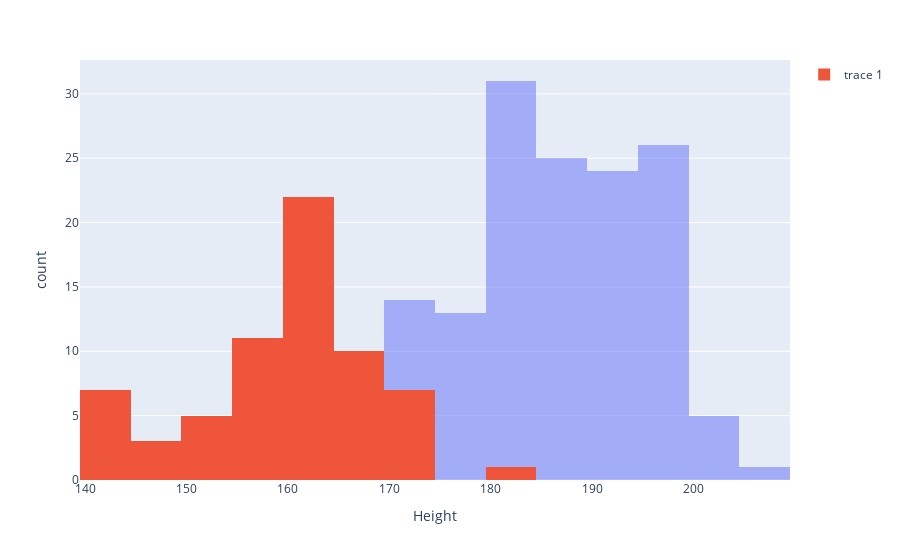

Notebook source saved alongside this figure:
### Code cell
import plotly.express as px

fig = px.histogram(mens_rowing, x = 'Height', nbins = 20, opacity = 0.5, barmode = 'overlay')
fig.add_histogram( x = mens_gymnastics['Height'])

fig.show()

### Figure 1 — Plotly figure (JSON) as saved in the notebook; plotly's stock layout.template omitted (floating-point values rounded to 4 significant figures; data arrays with more than 128 entries replaced by an {"elided": "..."} marker saying what was removed)
{"data": [{"alignmentgroup": "True", "bingroup": "x", "hovertemplate": "Height=%{x}<br>count=%{y}<extra></extra>", "legendgroup": "", "marker": {"color": "#636efa", "opacity": 0.5, "pattern": {"shape": ""}}, "name": "", "nbinsx": 20, "offsetgroup": "", "orientation": "v", "showlegend": false, "type": "histogram", "x": {"elided": "144 int values"}, "xaxis": "x", "yaxis": "y"}, {"type": "histogram", "x": [161, 161, 161, 165, 165, 143, 143, 143, 143, 143, 163, 157, 148, 164, 152, 152, 170, 162, 157, 157, 172, 170, 170, 163, 162, 151, 169, 151, 162, 162, 162, 170, 166, 161, 161, 164, 157, 157, 157, 155, 167, 143, 162, 162, 184, 156, 160, 170, 148, 166, 152, 146, 160, 160, 161, 161, 140, 156, 167, 167, 167, 166, 159, 162, 156, 173]}], "layout": {"barmode": "overlay", "legend": {"tracegroupgap": 0}, "margin": {"t": 60}, "xaxis": {"anchor": "y", "domain": [0, 1], "title": {"text": "Height"}}, "yaxis": {"anchor": "x", "domain": [0, 1], "title": {"text": "count"}}}}
